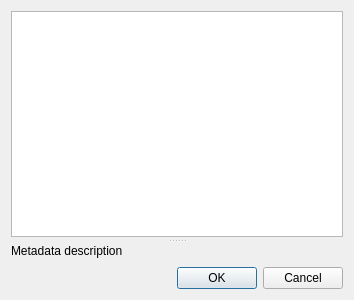
<?xml version="1.0" encoding="UTF-8"?>
<ui version="4.0">
 <class>AddMetadata</class>
 <widget class="QDialog" name="AddMetadata">
  <property name="geometry">
   <rect>
    <x>0</x>
    <y>0</y>
    <width>354</width>
    <height>300</height>
   </rect>
  </property>
  <property name="windowTitle">
   <string>Add metadata property</string>
  </property>
  <layout class="QVBoxLayout" name="verticalLayout">
   <item>
    <widget class="QSplitter" name="splitter">
     <property name="orientation">
      <enum>Qt::Vertical</enum>
     </property>
     <property name="handleWidth">
      <number>7</number>
     </property>
     <property name="childrenCollapsible">
      <bool>false</bool>
     </property>
     <widget class="QListWidget" name="lwProperties">
      <property name="uniformItemSizes">
       <bool>true</bool>
      </property>
     </widget>
     <widget class="QLabel" name="lbDescription">
      <property name="sizePolicy">
       <sizepolicy hsizetype="Preferred" vsizetype="Preferred">
        <horstretch>0</horstretch>
        <verstretch>0</verstretch>
       </sizepolicy>
      </property>
      <property name="text">
       <string>Metadata description</string>
      </property>
      <property name="alignment">
       <set>Qt::AlignLeading|Qt::AlignLeft|Qt::AlignTop</set>
      </property>
      <property name="wordWrap">
       <bool>true</bool>
      </property>
     </widget>
    </widget>
   </item>
   <item>
    <widget class="QDialogButtonBox" name="buttonBox">
     <property name="orientation">
      <enum>Qt::Horizontal</enum>
     </property>
     <property name="standardButtons">
      <set>QDialogButtonBox::Cancel|QDialogButtonBox::Ok</set>
     </property>
    </widget>
   </item>
  </layout>
 </widget>
 <resources/>
 <connections>
  <connection>
   <sender>buttonBox</sender>
   <signal>accepted()</signal>
   <receiver>AddMetadata</receiver>
   <slot>accept()</slot>
   <hints>
    <hint type="sourcelabel">
     <x>257</x>
     <y>290</y>
    </hint>
    <hint type="destinationlabel">
     <x>157</x>
     <y>274</y>
    </hint>
   </hints>
  </connection>
  <connection>
   <sender>buttonBox</sender>
   <signal>rejected()</signal>
   <receiver>AddMetadata</receiver>
   <slot>reject()</slot>
   <hints>
    <hint type="sourcelabel">
     <x>325</x>
     <y>290</y>
    </hint>
    <hint type="destinationlabel">
     <x>286</x>
     <y>274</y>
    </hint>
   </hints>
  </connection>
 </connections>
</ui>
